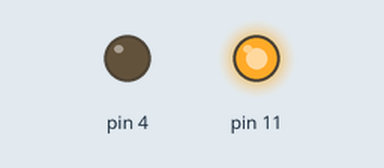
A sketch run on a simulated Arduino Uno, built with avr-gcc and run on an emulated ATmega328P. Shown: output pins drawn as LEDs (lit = HIGH).

Above: at 1.5 s.
At 4.5 s:
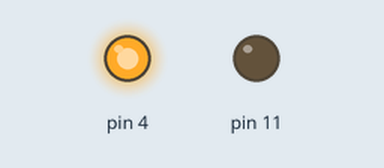
Timing chart, 0 to 7.8 s (numbered marks = the images above):
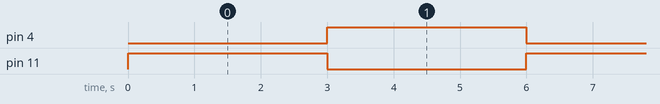

Measured:
- by itself, pin 4, pin 11: alternates HIGH for 3.0 s and LOW for 3.0 s

The sketch:

dc_motor_operate_with_arduino_at_tinkercad_simulation1.ino
```cpp
// C++ code
//
void setup()
{
  pinMode(11, OUTPUT);
  pinMode(4, OUTPUT);
}

void loop()
{
  digitalWrite(11, HIGH);
  digitalWrite(4, LOW);
  delay(3000); // Wait for 3000 millisecond(s)
  digitalWrite(11, LOW);
  digitalWrite(4, HIGH);
  delay(3000); // Wait for 3000 millisecond(s)
}
```
